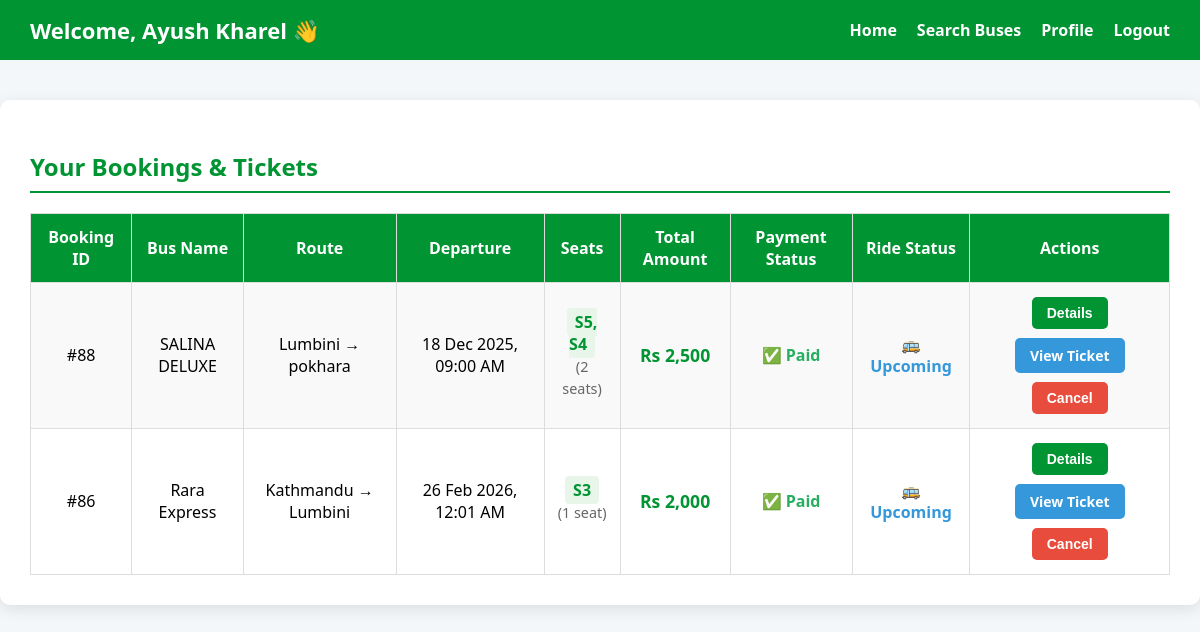
Page /passenger/home.php (signed in) on the committed database.
### tables this page shows
CREATE TABLE `bookings` (
  `booking_id` int(11) NOT NULL,
  `user_id` int(11) DEFAULT NULL,
  `bus_id` int(11) DEFAULT NULL,
  `seat_numbers` text DEFAULT NULL,
  `total_seats` int(11) DEFAULT NULL,
  `total_amount` decimal(10,2) DEFAULT NULL,
  `payment_status` varchar(20) DEFAULT NULL,
  `payment_method` varchar(50) DEFAULT NULL,
  `paid_at` datetime DEFAULT NULL,
  `qr_code_path` varchar(255) DEFAULT NULL,
  `ride_status` varchar(20) DEFAULT NULL,
  `created_at` datetime DEFAULT current_timestamp(),
  `transaction_id` varchar(100) DEFAULT NULL
);

CREATE TABLE `buses` (
  `id` int(11) NOT NULL,
  `bus_name` varchar(100) NOT NULL,
  `bus_number` varchar(20) DEFAULT NULL,
  `driver_name` varchar(100) DEFAULT NULL,
  `driver_phone` varchar(15) DEFAULT NULL,
  `route_from` varchar(100) NOT NULL,
  `route_to` varchar(100) NOT NULL,
  `departure_time` datetime NOT NULL,
  `total_seats` int(11) NOT NULL DEFAULT 40,
  `available_seats` int(11) NOT NULL DEFAULT 40,
  `ticket_price` decimal(10,2) NOT NULL,
  `created_at` timestamp NOT NULL DEFAULT current_timestamp(),
  `driver_id` int(11) DEFAULT NULL
);

### passenger/home.php (the view, shortened to what this page needs)
<?php
include('../includes/db.php');
$conn->query("
    UPDATE buses b
    JOIN (
        SELECT bus_id, SUM(total_seats) AS seat_count
        FROM bookings
        WHERE payment_status='Pending'
        AND ride_status='Upcoming'
        AND TIMESTAMPDIFF(MINUTE, created_at, NOW()) >= 10
        GROUP BY bus_id
    ) expired ON b.id = expired.bus_id
    SET b.available_seats = b.available_seats + expired.seat_count
");
$conn->query("
    DELETE FROM bookings
    WHERE payment_status='Pending'
    AND ride_status='Upcoming'
    AND TIMESTAMPDIFF(MINUTE, created_at, NOW()) >= 10
");
$user = $_SESSION['user'];
$stmt = $conn->prepare("
  SELECT b.booking_id, b.bus_id, bs.bus_name, bs.route_from, bs.route_to, bs.departure_time,
         b.seat_numbers, b.total_seats, b.total_amount, b.ride_status, b.payment_status,
         bs.driver_name, bs.driver_phone, b.created_at
  FROM bookings b
  JOIN buses bs ON b.bus_id = bs.id
  WHERE b.user_id = ?
  ORDER BY b.created_at DESC
");
$stmt->bind_param("i", $user['id']);
$stmt->execute();
$bookings = $stmt->get_result();
?>
<!DOCTYPE html>
<html lang="en">
<head>
</head>
<body>
<header>
  <div class="header-nav">
    <h1>Welcome, <?php echo htmlspecialchars($user['name']); ?> 👋</h1>
    <nav>
      <a href="../index.php">Home</a>
      <a href="search.php">Search Buses</a>
      <a href="profile.php">Profile</a>
      <a href="../logout.php">Logout</a>
    </nav>
  </div>
</header>
<div class="container">
  <h2>Your Bookings & Tickets</h2>
  <?php if ($bookings->num_rows > 0): ?>
  <table>
    <tr>
      <th>Booking ID</th>
      <th>Bus Name</th>
      <th>Route</th>
      <th>Departure</th>
      <th>Seats</th>
      <th>Total Amount</th>
      <th>Payment Status</th>
      <th>Ride Status</th>
      <th>Actions</th>
    </tr>
    <?php while ($row = $bookings->fetch_assoc()): ?>
    <tr>
      <td>#<?php echo $row['booking_id']; ?></td>
      <td><?php echo $row['bus_name']; ?></td>
      <td><?php echo $row['route_from'] . " → " . $row['route_to']; ?></td>
      <td><?php echo date("d M Y, h:i A", strtotime($row['departure_time'])); ?></td>
      <td>
        <span class="seat-numbers"><?php echo htmlspecialchars($row['seat_numbers']); ?></span><br>
        <span class="total-seats">(<?php echo $row['total_seats']; ?> seat<?php echo $row['total_seats'] > 1 ? 's' : ''; ?>)</span>
      </td>
      <td class="total-amount">Rs <?php echo number_format($row['total_amount']); ?></td>
      <td>
        <?php if ($row['payment_status'] == 'Paid'): ?>
          <span class="status-paid">✅ <?php echo $row['payment_status']; ?></span>
        <?php elseif ($row['payment_status'] == 'Pending'): ?>
          <span class="status-pending">⏳ <?php echo $row['payment_status']; ?></span>
        <?php else: ?>
          <?php echo $row['payment_status']; ?>
        <?php endif; ?>
      </td>
      <td>
        <?php if ($row['ride_status'] == 'Upcoming'): ?>
          <span class="status-upcoming">🚌 <?php echo $row['ride_status']; ?></span>
        <?php elseif ($row['ride_status'] == 'Completed'): ?>
          <span class="status-completed">✅ <?php echo $row['ride_status']; ?></span>
        <?php elseif ($row['ride_status'] == 'Cancelled'): ?>
          <span class="status-cancelled">❌ <?php echo $row['ride_status']; ?></span>
        <?php else: ?>
          <?php echo $row['ride_status']; ?>
        <?php endif; ?>
      </td>
      <td>
        <div class="btn-group">
          <button class="btn" onclick="showDetails('<?php echo addslashes($row['bus_name']); ?>', '<?php echo addslashes($row['driver_name']); ?>', '<?php echo $row['driver_phone']; ?>')">Details</button>
          <?php if ($row['payment_status'] == 'Paid'): ?>
            <a href="ticket.php?id=<?php echo $row['booking_id']; ?>" class="btn btn-ticket">View Ticket</a>
          <?php endif; ?>
          <?php if ($row['ride_status'] == 'Upcoming' && $row['payment_status'] == 'Paid'): ?>
            <button class="btn btn-cancel" onclick="showCancelModal(<?php echo $row['booking_id']; ?>, '<?php echo addslashes($row['bus_name']); ?>')">Cancel</button>
          <?php endif; ?>
        </div>
      </td>
    </tr>
    <?php endwhile; ?>
  </table>
  <?php else: ?>
    <p class="no-bookings">You have no bookings yet. <a href="search.php" class="btn">Book Now</a></p>
  <?php endif; ?>
</div>
</body>
</html>

### passenger/home.php (style rules this page uses)
body { font-family: 'Segoe UI', Arial, sans-serif; background: #f4f7fa; margin: 0; padding: 0; }
header { background: #009432; color: #fff; padding: 15px 30px; position: sticky; top: 0; z-index: 999; }
.header-nav { display: flex; justify-content: space-between; align-items: center; }
header h1 { margin: 0; font-size: 22px; }
nav { display: flex; align-items: center; gap: 20px; }
nav a { color: #fff; text-decoration: none; font-weight: bold; transition: 0.3s; }
.container { max-width: 1200px; margin: 40px auto; background: #fff; padding: 30px; border-radius: 10px; box-shadow: 0 4px 15px rgba(0,0,0,0.1); }
h2 { color: #009432; border-bottom: 2px solid #009432; padding-bottom: 8px; margin-bottom: 20px; }
table { width: 100%; border-collapse: collapse; }
th, td { border: 1px solid #ddd; padding: 12px; text-align: center; }
th { background: #009432; color: #fff; }
tr:nth-child(even) { background: #f9f9f9; }
.btn { background: #009432; color: #fff; padding: 8px 15px; border-radius: 5px; text-decoration: none; font-weight: bold; transition: 0.3s; cursor: pointer; border: none; margin: 2px; font-size: 14px; }
.btn-cancel { background: #e74c3c; }
.btn-ticket { background: #3498db; }
.btn-group { display: flex; gap: 5px; justify-content: center; flex-wrap: wrap; }
.status-paid { color: #27ae60; font-weight: bold; }
.status-upcoming { color: #3498db; font-weight: bold; }
.seat-numbers { font-weight: bold; color: #009432; background: #e8f5e9; padding: 3px 8px; border-radius: 4px; }
.total-seats { color: #666; font-size: 0.9em; }
.total-amount { color: #009432; font-weight: bold; font-size: 1.1em; }

### rows in the picture
bookings: booking_id "88", bus.bus_name "SALINA DELUXE", bus.route_from "Lumbini", bus.route_to "pokhara", bus.departure_time "18 Dec 2025, 09:00 AM", seat_numbers "S5, S4", total_seats "2", total_amount "2,500", payment_status "Paid", ride_status "Upcoming"
bookings: booking_id "86", bus.bus_name "Rara Express", bus.route_from "Kathmandu", bus.route_to "Lumbini", bus.departure_time "26 Feb 2026, 12:01 AM", seat_numbers "S3", total_seats "1", total_amount "2,000", payment_status "Paid", ride_status "Upcoming"

### other values in the picture
$user['name'] "Ayush Kharel"
